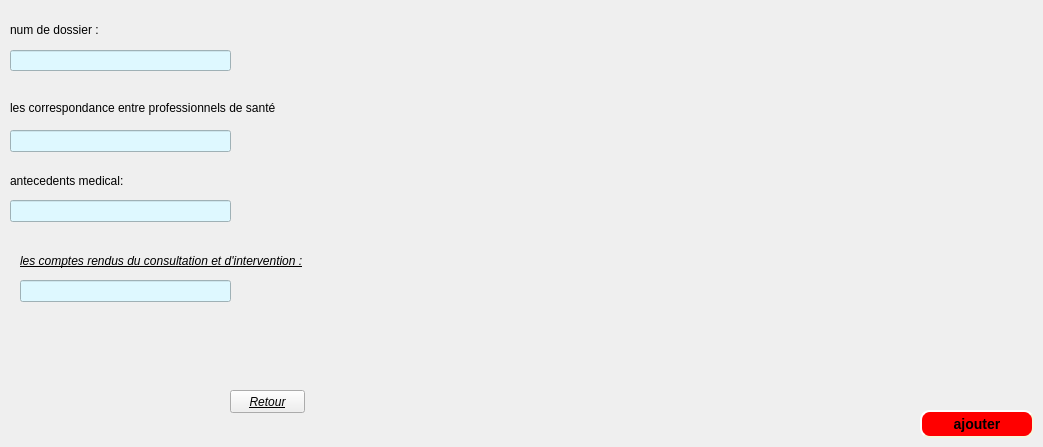
     <widget class="QWidget" name="tabWidgetPage2_2">
      <attribute name="title">
       <string>AJOUTER</string>
      </attribute>
      <widget class="QLabel" name="label_114">
       <property name="geometry">
        <rect>
         <x>20</x>
         <y>240</y>
         <width>351</width>
         <height>41</height>
        </rect>
       </property>
       <property name="font">
        <font>
         <family>Arial</family>
         <pointsize>9</pointsize>
         <weight>50</weight>
         <italic>true</italic>
         <bold>false</bold>
         <underline>true</underline>
        </font>
       </property>
       <property name="text">
        <string>les comptes rendus du consultation et d'intervention :</string>
       </property>
      </widget>
      <widget class="QLabel" name="label_115">
       <property name="geometry">
        <rect>
         <x>10</x>
         <y>20</y>
         <width>151</width>
         <height>20</height>
        </rect>
       </property>
       <property name="text">
        <string>num de dossier :</string>
       </property>
      </widget>
      <widget class="QLabel" name="label_116">
       <property name="geometry">
        <rect>
         <x>10</x>
         <y>170</y>
         <width>211</width>
         <height>21</height>
        </rect>
       </property>
       <property name="text">
        <string>antecedents medical:</string>
       </property>
      </widget>
      <widget class="QPushButton" name="ajouter_2">
       <property name="geometry">
        <rect>
         <x>920</x>
         <y>410</y>
         <width>114</width>
         <height>28</height>
        </rect>
       </property>
       <property name="styleSheet">
        <string notr="true">background-color: red;
    border-style: outset;
    border-width: 2px;
    border-radius: 10px;
    border-color: beige;
    font: bold 14px;
    min-width: 6em;
    padding: 4;
</string>
       </property>
       <property name="text">
        <string>ajouter</string>
       </property>
      </widget>
      <widget class="QLineEdit" name="linenum_3">
       <property name="geometry">
        <rect>
         <x>10</x>
         <y>50</y>
         <width>221</width>
         <height>21</height>
        </rect>
       </property>
       <property name="styleSheet">
        <string notr="true">background-color: rgb(222, 248, 255);</string>
       </property>
      </widget>
      <widget class="QLineEdit" name="lineantec_3">
       <property name="geometry">
        <rect>
         <x>10</x>
         <y>200</y>
         <width>221</width>
         <height>22</height>
        </rect>
       </property>
       <property name="styleSheet">
        <string notr="true">background-color: rgb(222, 248, 255);</string>
       </property>
      </widget>
      <widget class="QLabel" name="label_133">
       <property name="geometry">
        <rect>
         <x>10</x>
         <y>100</y>
         <width>511</width>
         <height>16</height>
        </rect>
       </property>
       <property name="text">
        <string>les correspondance entre professionnels de santé</string>
       </property>
      </widget>
      <widget class="QLineEdit" name="linecomptes_3">
       <property name="geometry">
        <rect>
         <x>20</x>
         <y>280</y>
         <width>211</width>
         <height>22</height>
        </rect>
       </property>
       <property name="styleSheet">
        <string notr="true">background-color: rgb(222, 248, 255);</string>
       </property>
      </widget>
      <widget class="QLineEdit" name="linecor_3">
       <property name="geometry">
        <rect>
         <x>10</x>
         <y>130</y>
         <width>221</width>
         <height>22</height>
        </rect>
       </property>
       <property name="styleSheet">
        <string notr="true">background-color: rgb(222, 248, 255);</string>
       </property>
      </widget>
      <widget class="QPushButton" name="pushButton_ret5">
       <property name="geometry">
        <rect>
         <x>230</x>
         <y>390</y>
         <width>75</width>
         <height>23</height>
        </rect>
       </property>
       <property name="font">
        <font>
         <family>Arial</family>
         <pointsize>9</pointsize>
         <weight>50</weight>
         <italic>true</italic>
         <bold>false</bold>
         <underline>true</underline>
        </font>
       </property>
       <property name="text">
        <string>Retour</string>
       </property>
      </widget>
     </widget>
